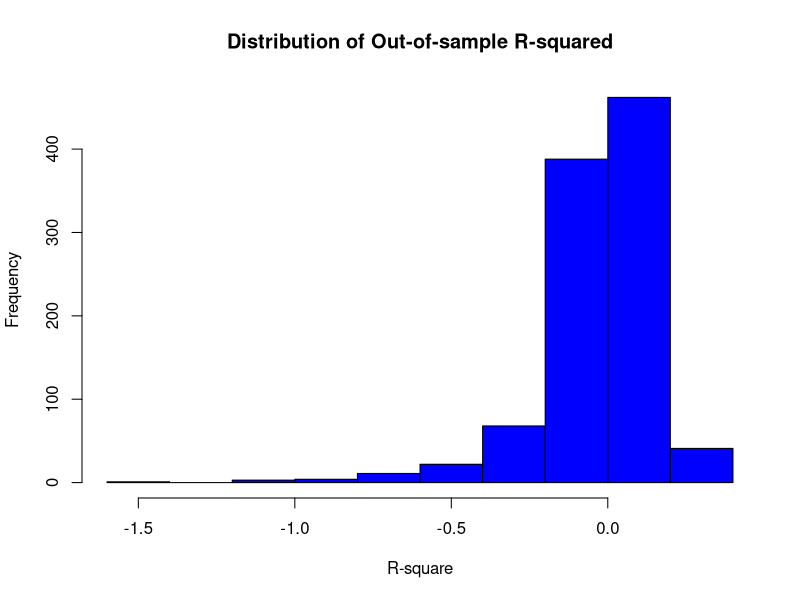

Recreate this plot in R.
## ---- chunk 1
# Monte-carlo size
nmc <- 1000
# Sample size
nsamp <- 20
var1 <- rep(0,nmc)
var2 <- rep(0,nmc)

for (i in 1:nmc) {
  # generate a sample
  x <- rnorm(nsamp, mean = 0, sd = 1)
  # generate sample mean
  m <- mean(x)
  # use mean on sample with formula that has bias correction
  var1[i] <- (1/(nsamp-1))*sum( (x-m)^2 )
  # use mean on sample with formula that has no bias correction
  var2[i] <- (1/nsamp)*sum( (x-m)^2 )
} 

# Compare forecast result
sprintf("The bias for estimators caculated with bias correction is %s.", round(mean(var1-1), 4))
sprintf("The bias for estimators caculated without bias correction is %s.", round(mean(var2-1), 4))
sprintf("The MSE for estimators caculated with bias correction is %s.", round(mean( (var1-1)^2) , 4))
sprintf("The MSE for estimators caculated without bias correction is %s.", round(mean( (var2-1)^2), 4))
## ---- chunk 2
nmc <- 1000
nsamp <- 20
b <- rep(0,nmc)
se <- rep(0,nmc)

for (i in 1:nmc) {
  x <- rnorm(nsamp, mean = 0, sd = 1)
  e <- rnorm(nsamp, mean = 0, sd = 1)
  y <- 5 + 2*x + e
  lmod <- lm (y ~ x)
  modsum <- summary(lmod)
  b[i]  <- modsum$coefficients[2,1]
  se[i] <- modsum$coefficients[2,2]
}
# standard deviation of b 
sprintf("The standard deviation of b is %s.", round(sd(b), 4))
# mean of SE
sprintf("The mean of standard error is %s.", round(mean(se), 4))
## ---- chunk 3
# sample size
nsamp <- 20
# number of monte-carlo
nmc   <- 1000
# in sample r-square
r2in <- rep(0,nmc)
# out of sample r-square
r2out <- rep(0,nmc)
# set linear parameter
beta <- 1
for (i in 1:nmc) {
  x <- rnorm(nsamp, mean = 0, sd = 1)
  e <- rnorm(nsamp, mean = 0, sd = 5)
  # build linear model
  y1 <- beta*x + e
  # fit OLS linear model
  fitreg <- lm( y1 ~ x)
  # generate summary statistic from regression model
  modsum <- summary(fitreg)
  # in sample forecast (standard r-square from regression)
  r2in[i] <- modsum$r.squared
  # build new clean data(reuse model on new data)
  x2 <- rnorm(nsamp, mean = 0, sd = 1)
  e2 <- rnorm(nsamp, mean = 0, sd = 5)
  y2 <- beta*x2 + e2
  # convert x2 into dataframe 
  xdf <- data.frame(x=x2)
  # get out of sample forecast for y
  yhat2 <- predict(fitreg,xdf)
  # generat pseudo r-square
  f1 <- mean(y1)
  s1 <- sum( (y2-f1)^2 )
  s2 <- sum( (y2-yhat2)^2 )
  r2out[i] <- 1-s2/s1
}
  
# a. Compare mean R-squared values in and out of sample
sprintf("In-sample mean R-squared is %s.", round(mean(r2in), 4))
sprintf("Out-of-sample mean R-squared is %s.", round(mean(r2out), 4))

# b. 
hist(r2out, col = "blue", xlab = "R-square", ylab = "Frequency", main = "Distribution of Out-of-sample R-squared")

